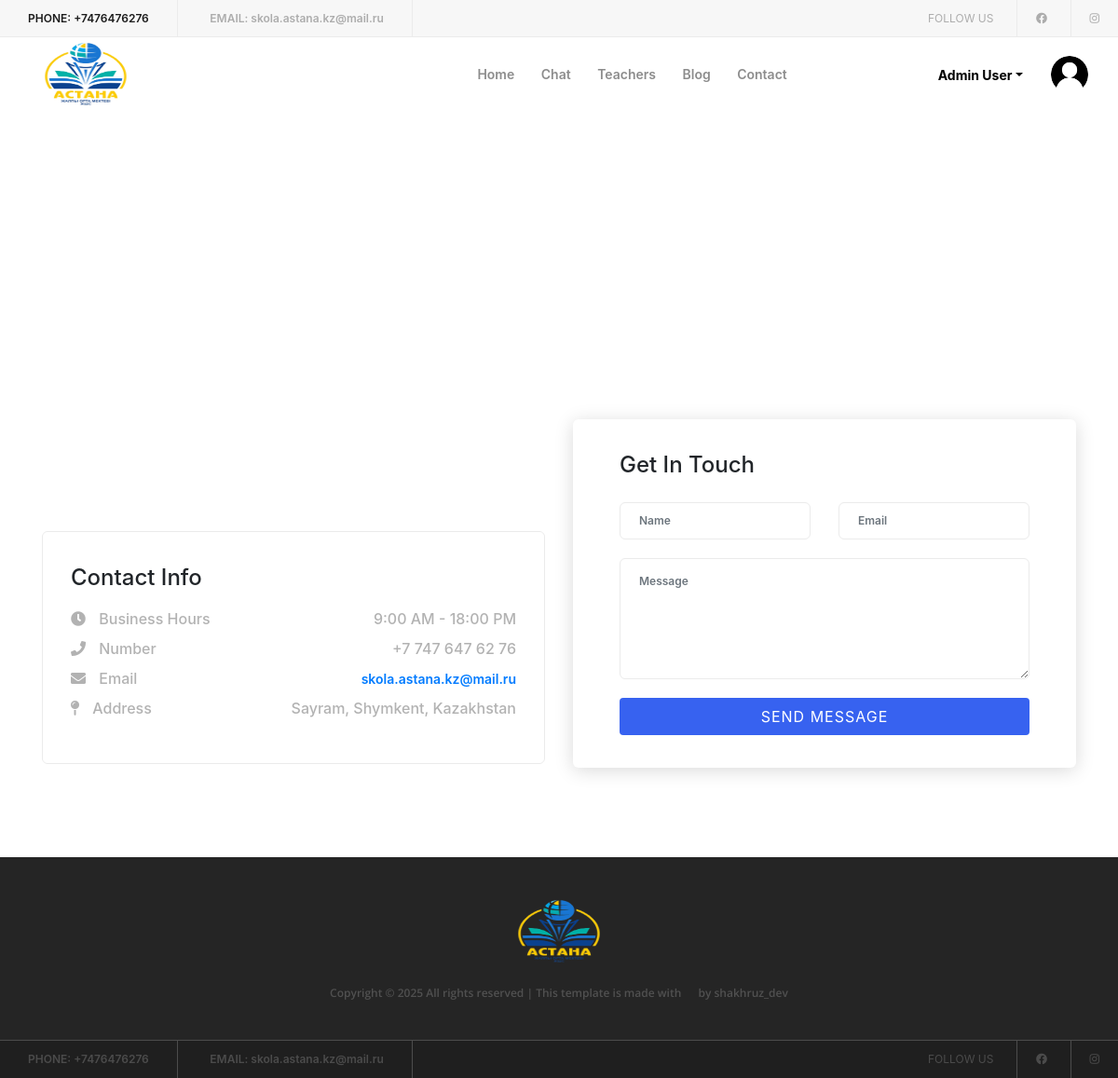
The page /contact/ (signed in) on the database its author committed.
### authentication/models.py (models this page shows, shortened)
class User(AbstractBaseUser, PermissionsMixin):
    ROLE_CHOICES = (
        ("teacher", "Teacher"),
        ("student", "Student"),
        ("admin", "Admin"),
    )
    email = models.EmailField(unique=True)
    first_name = models.CharField(max_length=100)
    last_name = models.CharField(max_length=100)
    middle_name = models.CharField(max_length=100)
    gender = models.IntegerField(choices=GENDER_CHOICES, default=1)
    birth_date = models.DateField(null=False)
    profile_picture = models.ImageField(upload_to="profiles/", blank=True, null=True)
    role = models.CharField(max_length=10, choices=ROLE_CHOICES)
    is_active = models.BooleanField(default=True)
    is_staff = models.BooleanField(default=False)
    USERNAME_FIELD = "email"
    REQUIRED_FIELDS = []
    objects = CustomUserManager()

### contact/views.py (the view, shortened to what this page needs)
# urls.py: path('contact/', contact_view, name='contact_view'),
def contact_view(request):
    return render(request, 'contact.html', context={'contact': 'active'})

### templates/contact.html (shortened to what this page needs)
{% extends 'layouts/base.html' %}
{% load static %}
{% block content %}
    <div class="map-area">
        <div id="googleMap">
            <iframe src="https://www.google.com/maps/embed?pb=!1m18!1m12!1m3!1d3079.346845213292!2d69.7378123623549!3d42.29551216772646!2m3!1f0!2f0!3f0!3m2!1i1024!2i768!4f13.1!3m3!1m2!1s0x38a8e11a61b0a719%3A0xf2daf7231dcf752c!2sShkola%20Astana!5e0!3m2!1sen!2skz!4v1747304617662!5m2!1sen!2skz"
                    width="100%" height="450" style="border:0;" allowfullscreen="" loading="lazy"
></iframe>
        </div>
    </div>
    <section class="contact-area">
        <div class="container">
            <div class="row">
                <div class="col-12 col-lg-6">
                    <div class="contact--info mt-50 mb-100">
                        <h4>Contact Info</h4>
                        <ul class="contact-list">
                            <li>
                                <h6><i class="fa fa-clock-o" aria-hidden="true"></i> Business Hours</h6>
                                <h6>9:00 AM - 18:00 PM</h6>
                            </li>
                            <li>
                                <h6><i class="fa fa-phone" aria-hidden="true"></i> Number</h6>
                                <h6>+7 747 647 62 76</h6>
                            </li>
                            <li>
                                <h6><i class="fa fa-envelope" aria-hidden="true"></i> Email</h6>
                                <h6><a href="mailto:skola.astana.kz@mail.ru">skola.astana.kz@mail.ru</a></h6>
                            </li>
                            <li>
                                <h6><i class="fa fa-map-pin" aria-hidden="true"></i> Address</h6>
                                <h6>Sayram, Shymkent, Kazakhstan</h6>
                            </li>
                        </ul>
                    </div>
                </div>
                <div class="col-12 col-lg-6">
                    <div class="contact-form">
                        <h4>Get In Touch</h4>
                        <form action="" method="post">
                            <div class="row">
                                <div class="col-12 col-lg-6">
                                    <div class="form-group">
                                        <input type="text" class="form-control" name="name" placeholder="Name" required>
                                    </div>
                                </div>
                                <div class="col-12 col-lg-6">
                                    <div class="form-group">
                                        <input type="email" class="form-control" name="email" placeholder="Email"
                                               required>
                                    </div>
                                </div>
                                <div class="col-12">
                                    <div class="form-group">
                                        <textarea name="message" class="form-control" cols="30" rows="5"
                                                  placeholder="Message" required></textarea>
                                    </div>
                                </div>
                                <div class="col-12">
                                    <button type="submit" class="btn clever-btn w-100">Send Message</button>
                                </div>
                            </div>
                        </form>
                    </div>
                </div>
            </div>
        </div>
    </section>
{% endblock %}

### templates/layouts/base.html (shortened to what this page needs)
<!DOCTYPE html>
{% load static %}
<html lang="en">
<head>
    <link rel="stylesheet" href="{% static 'style.css' %}">
    <link rel="stylesheet" href="{% static 'css/bootstrap.min.css' %}">
</head>
<body>
<header class="header-area">
    <div class="top-header-area d-flex justify-content-between align-items-center">
        <div class="contact-info">
            <a href=""><span>Phone:</span> +7476476276</a>
            <a href="mailto:skola.astana.kz@mail.ru"><span>Email:</span> skola.astana.kz@mail.ru</a>
        </div>
        <div class="follow-us">
            <span>Follow us</span>
            <a href="https://www.facebook.com/profile.php?id=61551937834519" target="_blank"><i class="fab fa-facebook"></i></a>
            <a href="https://www.instagram.com/_astana_shkola/" target="_blank"><i class="fab fa-instagram"></i></a>
        </div>
    </div>
    <div class="clever-main-menu">
        <div class="classy-nav-container breakpoint-off">
            <nav class="classy-navbar justify-content-between" id="cleverNav">
                <a class="nav-brand" href="{% url 'home' %}"><img style="width: 120px; height: 80px"
                                                                  src="{% static 'img/core-img/astana_logo.png' %}"
                                                                  alt=""></a>
                <div class="classy-menu">
                    <div class="classynav">
                        <ul style="margin-right: 150px">
                            <li><a href="{% url 'home' %}">Home</a></li>
                            <li><a href="/room/school/">Chat</a></li>
                            <li><a href="{% url 'teachers' %}">Teachers</a></li>
                            <li><a href="{% url 'blog_list' %}">Blog</a></li>
                            <li><a href="{% url 'contact_view' %}">Contact</a></li>
                        </ul>
                        <div class="login-state d-flex align-items-center">
                            <div class="user-name mr-30">
                                <div class="dropdown">
                                    <a class="dropdown-toggle" href="#" role="button" id="userName"
                                       data-toggle="dropdown" aria-haspopup="true"
                                       aria-expanded="false">{{ user.first_name }} {{ user.last_name }}</a>
                                </div>
                            </div>
                            {% if user.profile_picture %}
                                <div style="text-align: center;">
                                    <img src="{{ user.profile_picture.url }}" alt="Profile Picture"
                                         style="width: 40px; height: 40px; border-radius: 50%">
                                </div>
                            {% endif %}
                        </div>
                    </div>
                </div>
            </nav>
        </div>
    </div>
</header>
{% block content %}
{% endblock %}
<footer class="footer-area">
    <div class="top-footer-area">
        <div class="container">
            <div class="row">
                <div class="col-12">
                    <div class="footer-logo">
                        <a href="{% url 'home' %}"><img style="width: 120px; height: 80px"
                                                        src="{% static 'img/core-img/astana_logo.png' %}" alt=""></a>
                    </div>
                    <p>
                        <a href="#"> Copyright &copy;
                            All rights reserved | This template is made with
                            <i class="fa fa-heart-o" aria-hidden="true"></i> by
                            <a href="https://www.instagram.com/shakhruz_dev/" target="_blank">shakhruz_dev</a></a>
                    </p>
                </div>
            </div>
        </div>
    </div>
    <div class="bottom-footer-area d-flex justify-content-between align-items-center">
        <div class="contact-info">
            <a href=""><span>Phone:</span> +7476476276</a>
            <a href="mailto:skola.astana.kz@mail.ru"><span>Email:</span> skola.astana.kz@mail.ru</a>
        </div>
        <div class="follow-us">
            <span>Follow us</span>
            <a href="https://www.facebook.com/profile.php?id=61551937834519" target="_blank"><i class="fab fa-facebook"></i></a>
            <a href="https://www.instagram.com/_astana_shkola/" target="_blank"><i class="fab fa-instagram"></i></a>
        </div>
    </div>
</footer>
<link rel="stylesheet" href="https://cdnjs.cloudflare.com/ajax/libs/font-awesome/5.15.4/css/all.min.css">
</body>
</html>

### rows shown on the page
User: first_name "Admin", last_name "User", profile_picture (placeholder picture)
